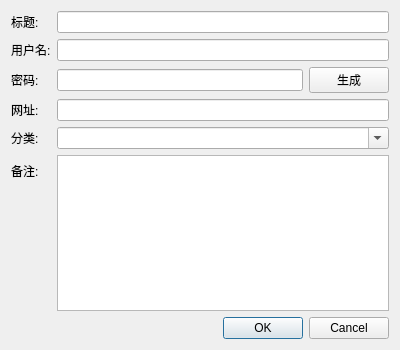
<?xml version="1.0" encoding="UTF-8"?>
<ui version="4.0">
 <class>AddPasswordDialog</class>
 <widget class="QDialog" name="AddPasswordDialog">
  <property name="geometry">
   <rect>
    <x>0</x>
    <y>0</y>
    <width>400</width>
    <height>350</height>
   </rect>
  </property>
  <property name="windowTitle">
   <string>添加密码</string>
  </property>
  <layout class="QVBoxLayout" name="verticalLayout">
   <item>
    <layout class="QFormLayout" name="formLayout">
     <item row="0" column="0">
      <widget class="QLabel" name="titleLabel">
       <property name="text">
        <string>标题:</string>
       </property>
      </widget>
     </item>
     <item row="0" column="1">
      <widget class="QLineEdit" name="titleLineEdit"/>
     </item>
     <item row="1" column="0">
      <widget class="QLabel" name="usernameLabel">
       <property name="text">
        <string>用户名:</string>
       </property>
      </widget>
     </item>
     <item row="1" column="1">
      <widget class="QLineEdit" name="usernameLineEdit"/>
     </item>
     <item row="2" column="0">
      <widget class="QLabel" name="passwordLabel">
       <property name="text">
        <string>密码:</string>
       </property>
      </widget>
     </item>
     <item row="2" column="1">
      <layout class="QHBoxLayout" name="horizontalLayout">
       <item>
        <widget class="QLineEdit" name="passwordLineEdit">
         <property name="echoMode">
          <enum>QLineEdit::Password</enum>
         </property>
        </widget>
       </item>
       <item>
        <widget class="QPushButton" name="generatePasswordButton">
         <property name="text">
          <string>生成</string>
         </property>
        </widget>
       </item>
      </layout>
     </item>
     <item row="3" column="0">
      <widget class="QLabel" name="urlLabel">
       <property name="text">
        <string>网址:</string>
       </property>
      </widget>
     </item>
     <item row="3" column="1">
      <widget class="QLineEdit" name="urlLineEdit"/>
     </item>
     <item row="4" column="0">
      <widget class="QLabel" name="categoryLabel">
       <property name="text">
        <string>分类:</string>
       </property>
      </widget>
     </item>
     <item row="4" column="1">
      <widget class="QComboBox" name="categoryComboBox">
       <property name="editable">
        <bool>true</bool>
       </property>
      </widget>
     </item>
     <item row="5" column="0">
      <widget class="QLabel" name="notesLabel">
       <property name="text">
        <string>备注:</string>
       </property>
      </widget>
     </item>
     <item row="5" column="1">
      <widget class="QTextEdit" name="notesTextEdit"/>
     </item>
    </layout>
   </item>
   <item>
    <widget class="QDialogButtonBox" name="buttonBox">
     <property name="orientation">
      <enum>Qt::Horizontal</enum>
     </property>
     <property name="standardButtons">
      <set>QDialogButtonBox::Cancel|QDialogButtonBox::Ok</set>
     </property>
    </widget>
   </item>
  </layout>
 </widget>
 <resources/>
 <connections>
  <connection>
   <sender>buttonBox</sender>
   <signal>accepted()</signal>
   <receiver>AddPasswordDialog</receiver>
   <slot>accept()</slot>
   <hints>
    <hint type="sourcelabel">
     <x>248</x>
     <y>254</y>
    </hint>
    <hint type="destinationlabel">
     <x>157</x>
     <y>274</y>
    </hint>
   </hints>
  </connection>
  <connection>
   <sender>buttonBox</sender>
   <signal>rejected()</signal>
   <receiver>AddPasswordDialog</receiver>
   <slot>reject()</slot>
   <hints>
    <hint type="sourcelabel">
     <x>316</x>
     <y>260</y>
    </hint>
    <hint type="destinationlabel">
     <x>286</x>
     <y>274</y>
    </hint>
   </hints>
  </connection>
 </connections>
</ui>
